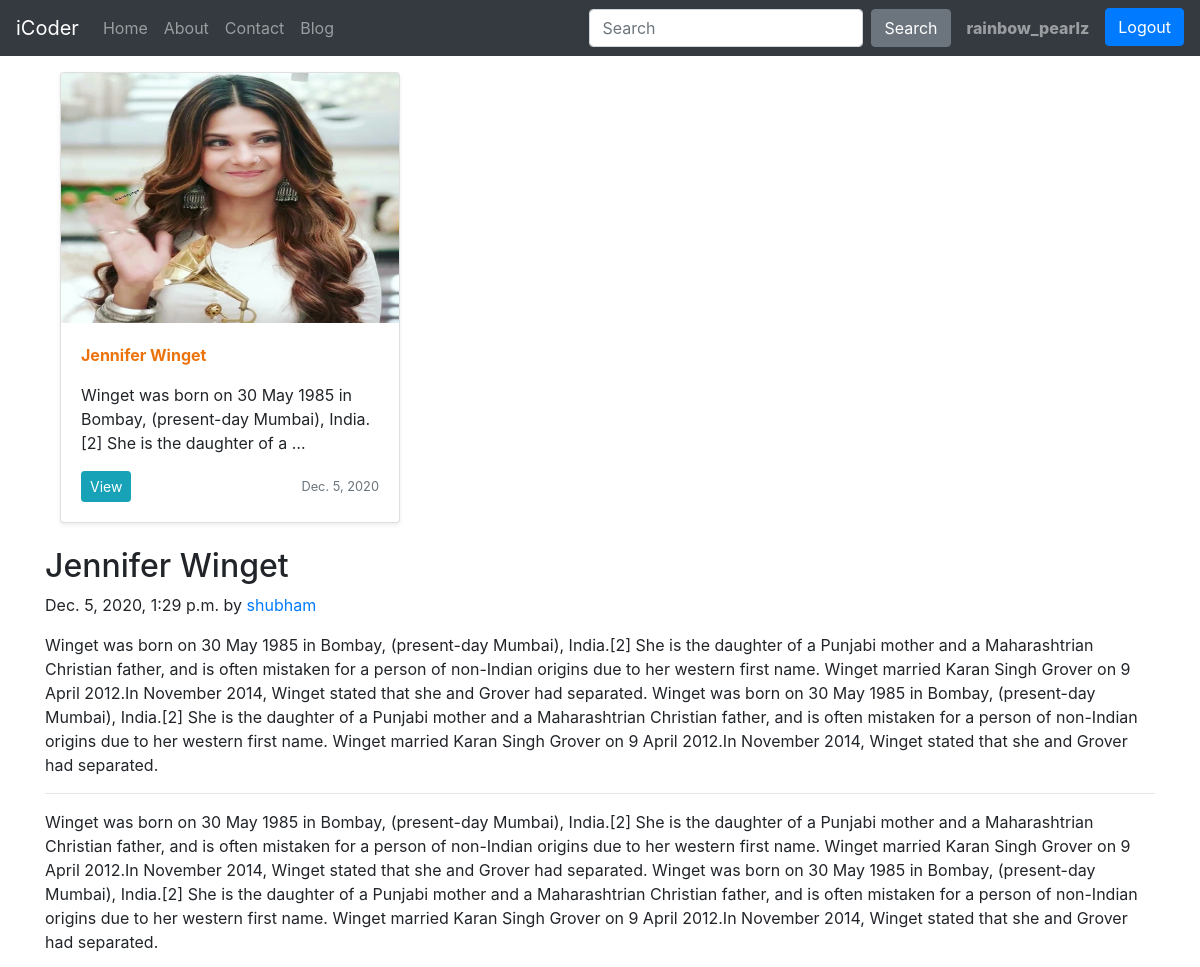
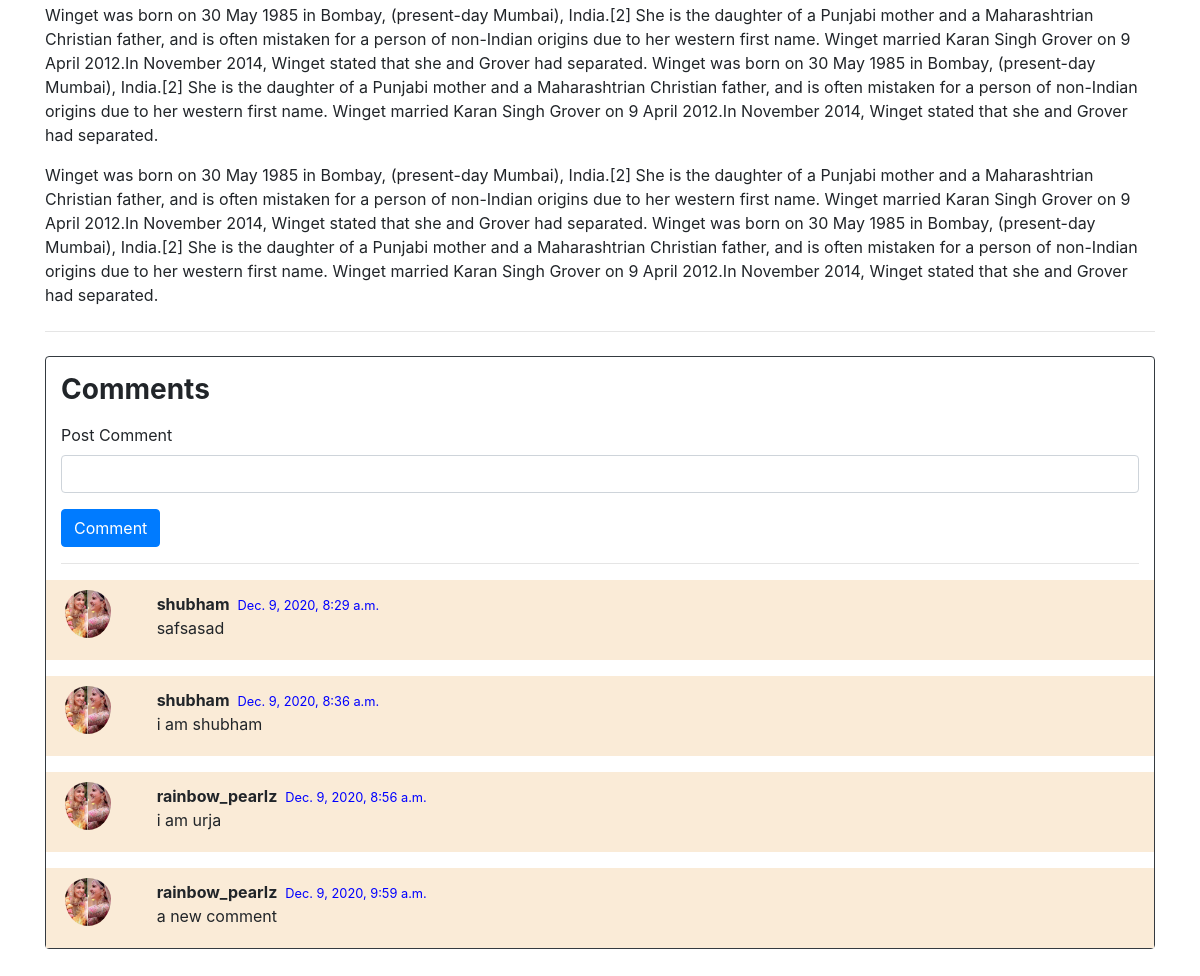
Screenshot of /blog/jennifer (signed in) with the database file from the repository (2 pictures, top to bottom).
### blog/models.py (models this page shows, shortened)
class Post(models.Model):
    sno = models.AutoField(primary_key=True)
    title = models.CharField(max_length=200)
    author = models.CharField(max_length=200)
    image = models.ImageField(upload_to="blog/images",default=" ")
    content = models.TextField()
    category = models.CharField(max_length=200,default="actress")
    slug = models.CharField(max_length=130,default="")
    timestamp = models.DateTimeField(blank=True)

class BlogComment(models.Model):
    sno = models.AutoField(primary_key=True)
    comment = models.TextField()
    user =  models.ForeignKey(User,on_delete=models.CASCADE )
    post = models.ForeignKey(Post , on_delete=models.CASCADE)
    parent = models.ForeignKey('self',on_delete=models.CASCADE ,null=True)
    timestamp = models.DateTimeField(default=now)

### blog/views.py (the view)
# urls.py: path('<str:slug>', views.blogPost,name="blogPost"),
def blogPost(request,slug):
    post = Post.objects.filter(slug=slug).first()
    comments=BlogComment.objects.filter(post=post)
    context={'post':post,'comments':comments}
    return render(request,"blog/blogPost.html",context)

### templates/blog/blogPost.html (shortened to what this page needs)
{% extends 'home/basic.html' %}
{% block body %}
{% load static %}
<div class="container my-3">
<div class="col-md-4">
    <div class="card mb-4 shadow-sm">
      <img src="/media/{{post.image}}" class="bd-placeholder-img card-img-top" width="100%" height="250" role="img" ></img>
      <div class="card-body">
      <b><p class="text-capitalize text-decoration-underline" style="color: #ec730b;">{{post.title}}</p></b>
        <p class="card-text">{{post.content|truncatechars:100}}</p>
        <div class="d-flex justify-content-between align-items-center">
          <div class="btn-group">
            <a href="{{post.slug}}"><button type="button" class="btn btn-sm btn-info">View</button></a>
          </div>
          <small class="text-muted"> {{post.timestamp.date }}</small>
        </div>
      </div>
    </div>
</div>
</div>
<div class="container">
<div class="blog-post">
        <h2 class="blog-post-title">{{post.title}}</h2>
        <p class="blog-post-meta">{{post.timestamp}} by <a href="#">{{ post.author}}</a></p>
        <p>{{post.content}}</p>
        <hr>
        <p>{{post.content}}</p>
        <blockquote>
          <p>{{post.content}}</p>
        </blockquote>
        <p>{{post.content}}</p>
</div>
<hr class="my-4">
<div class="container border border-dark rounded " style="margin-bottom:10%">
  <h3 class="my-3 font-weight-bold">Comments</h3>
  <form class="my-3" action="/blog/postComment" method="post">
    <div class=" form-group">
      <label for="exampleInputEmail1">Post Comment</label>
      <input class="form-control" type="text" name="comment" id="comment">
    </div>
    <button type="submit" class="btn btn-primary">Comment</button>
  </form>
  <hr class="w-100">
  {% for i in comments  %}
    <div class="row mt-3 mb-0 px-1 py-1" style="background-color: antiquewhite;">
      <div class="col-md-1">
      <img class="w-75 h-75 rounded-circle" style="padding-top:6px;" src="{% static '/blog/anushka.jpg' %}" alt="...">
      </div>
      <div class="col-md-11 pt-2"><b>{{i.user.username}}</b><small class="mx-2" style="color:blue;">{{i.timestamp}}</small>
      <div><p>{{i.comment}}</p></div>
      </div>
    </div>
  {% endfor %}
</div>
{% endblock body %}

### templates/home/basic.html (shortened to what this page needs)
<!doctype html>
<html lang="en">
<head>
  <link rel="stylesheet" href="https://cdn.jsdelivr.net/npm/bootstrap@4.5.3/dist/css/bootstrap.min.css"
>
</head>
<body>
  <nav class="navbar navbar-expand-lg navbar-dark bg-dark sticky-top">
    <a class="navbar-brand" href="/">iCoder</a>
    <div class="collapse navbar-collapse" id="navbarSupportedContent">
      <ul class="navbar-nav mr-auto">
        <li class="nav-item {% block homeactive %}{% endblock homeactive %} ">
          <a class="nav-link" href="#">Home <span class="sr-only">(current)</span></a>
        </li>
        <li class="nav-item {% block aboutactive %}{% endblock aboutactive %}">
          <a class="nav-link" href="/about">About</a>
        </li>
        <li class="nav-item {% block contactactive %}{% endblock contactactive %}">
          <a class="nav-link" href="/contact">Contact</a>
        </li>
        <li class="nav-item {% block blogactive %}{% endblock blogactive %}">
          <a class="nav-link" href="/blog">Blog</a>
        </li>
      </ul>
      <form class="form-inline my-2 my-lg-0" method="get" action="/search">
        <input class="form-control mr-sm-2" type="search" name="search" id="search" placeholder="Search"
          aria-label="Search">
        <button class="btn btn-secondary my-2 mr-2 my-sm-0" type="submit">Search</button>
      </form>
    </div>
    {% if user.is_authenticated %}
    <ul class="navbar-nav ml-auto">
      <li class="nav-item dropdown">
        <a class="nav-link" style="font-weight: 800;" href="#" id="navbarDropdown" role="button" data-bs-toggle="dropdown"
          aria-expanded="false">
          {{request.user}}
        </a>
      </li>
      <a class="ml-2" href="/logout"><button class="btn btn-primary" type="button">Logout</button></a>
    </ul>
    {% endif %}
  </nav>
  {% block body %}
  {% endblock %}
</body>
</html>

### rows the page displays
Post: image (picture), title "Jennifer Winget", content "Winget was born on 30 May 1985 in Bombay, (present-day Mumbai), India.[2] She is the daughter of a …", timestamp "Dec. 5, 2020", timestamp "Dec. 5, 2020, 1:29 p.m.", author "shubham", content "Winget was born on 30 May 1985 in Bombay, (present-day Mumbai), India.[2] She is the daughter of a Punjabi mother and a Maharashtrian Christian father, and is often mistaken for a person of non-Indian origins due to her western first name. Winget married Karan Singh Grover on 9 April 2012.In November 2014, Winget stated that she and Grover had separated. Winget was born on 30 May 1985 in Bombay, (present-day Mumbai), India.[2] She is the daughter of a Punjabi mother and a Maharashtrian Christian father, and is often mistaken for a person of non-Indian origins due to her western first name. Winget married Karan Singh Grover on 9 April 2012.In November 2014, Winget stated that she and Grover…"
BlogComment: user.username "shubham", timestamp "Dec. 9, 2020, 8:29 a.m.", comment "safsasad"
BlogComment: user.username "shubham", timestamp "Dec. 9, 2020, 8:36 a.m.", comment "i am shubham"
BlogComment: user.username "rainbow_pearlz", timestamp "Dec. 9, 2020, 8:56 a.m.", comment "i am urja"
BlogComment: user.username "rainbow_pearlz", timestamp "Dec. 9, 2020, 9:59 a.m.", comment "a new comment"

### other values shown
{{ request.user }} "rainbow_pearlz"
